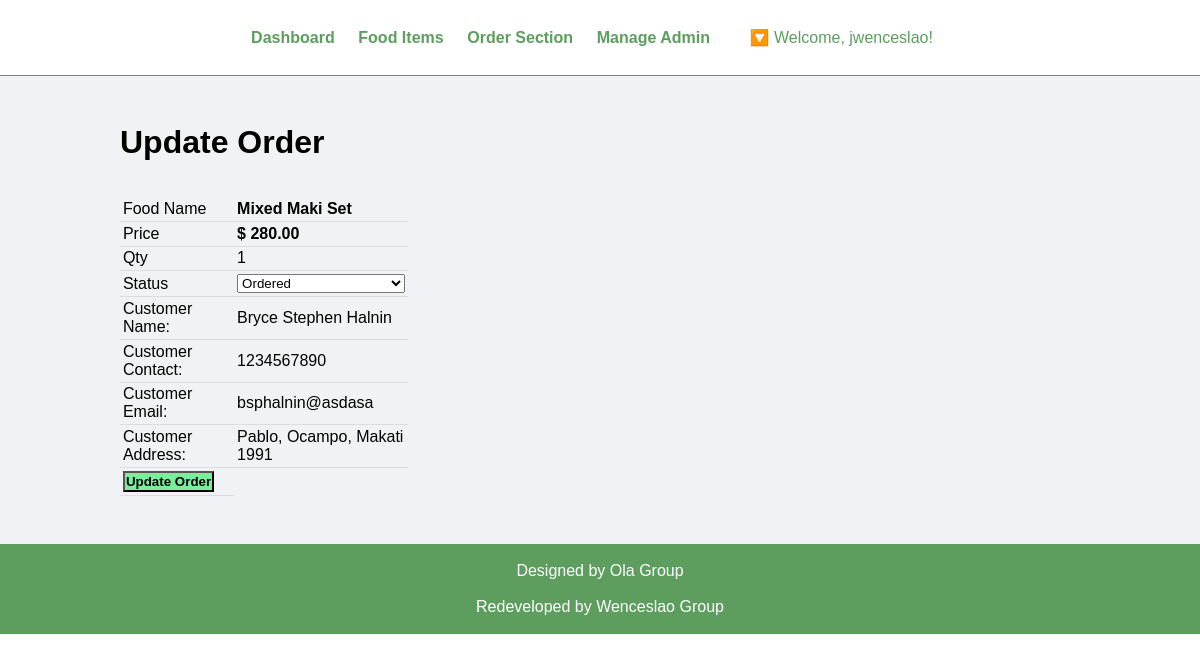
Before: /admin/update-order.php?id=38 (signed in) with the older database file.
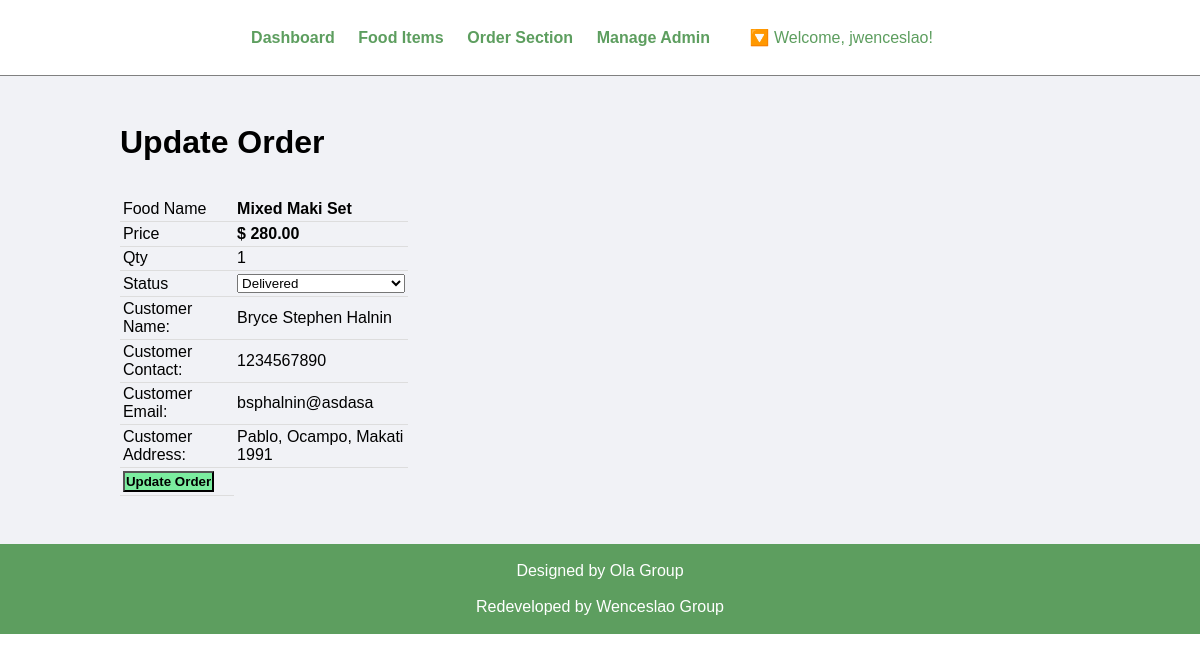
After: the same page with the newer database file.
### tables this page shows
CREATE TABLE `tbl_order` (
  `order_id` int(10) UNSIGNED NOT NULL,
  `order_food` varchar(150) NOT NULL,
  `order_price` decimal(10,2) NOT NULL,
  `order_qty` int(11) NOT NULL,
  `order_total` decimal(10,2) NOT NULL,
  `order_date` datetime NOT NULL,
  `order_status` varchar(50) NOT NULL,
  `order_custfname` varchar(255) NOT NULL,
  `order_custlname` varchar(255) NOT NULL,
  `customer_contact` varchar(20) NOT NULL,
  `customer_email` varchar(150) NOT NULL,
  `customer_address` varchar(255) NOT NULL
);

### admin/update-order.php (the view, shortened to what this page needs)
<?php include('partials/menu.php');
?>
<div class="main-content">
    <div class="wrapper">
        <h1>Update Order</h1>
        <br><br>
        <?php
            if(isset($_GET['id']))
            {
                $id=$_GET['id'];
                $sql = "SELECT * FROM tbl_order WHERE order_id=$id";
                $res = mysqli_query($db, $sql);
                $count = mysqli_num_rows($res);
                if($count==1)
                {
                    $row=mysqli_fetch_assoc($res);
                    $food = $row['order_food'];
                    $price = $row['order_price'];
                    $qty = $row['order_qty'];
                    $status = $row['order_status'];
                    $customer_name = $row['order_custfname'] ." ". $row['order_custlname'];
                    $customer_contact = $row['customer_contact'];
                    $customer_email = $row['customer_email'];
                    $customer_address= $row['customer_address'];
                }
                else
                {
                    header('location:'.SITEURL.'admin/manage-order.php');
                }
            }
            else
            {
                header('location:'.SITEURL.'admin/manage-order.php');
            }
        ?>
        <form action="" method="POST">
            <table class="tbl-30">
                <tr>
                    <td>Food Name</td>
                    <td><b> <?php echo $food; ?> </b></td>
                </tr>
                <tr>
                    <td>Price</td>
                    <td>
                        <b> $ <?php echo $price; ?></b>
                    </td>
                </tr>
                <tr>
                    <td>Qty</td>
                    <td>
                        <?php echo $qty; ?>
                    </td>
                </tr>
                <tr>
                    <td>Status</td>
                    <td>
                        <select name="status" style="width: 100%">
                            <option <?php if($status=="Ordered"){echo "selected";} ?> value="Ordered">Ordered</option>
                            <option <?php if($status=="Delivered"){echo "selected";} ?> value="Delivered">Delivered</option>
                        </select>
                    </td>
                </tr>
                <tr>
                    <td>Customer Name: </td>
                    <td>
                        <?php echo $customer_name; ?>
                    </td>
                </tr>
                <tr>
                    <td>Customer Contact: </td>
                    <td>
                        <?php echo $customer_contact; ?>
                    </td>
                </tr>
                <tr>
                    <td>Customer Email: </td>
                    <td>
                        <?php echo $customer_email; ?>
                    </td>
                </tr>
                <tr>
                    <td>Customer Address: </td>
                    <td>
                        <?php echo $customer_address; ?>
                    </td>
                </tr>
                <tr>
                    <td clospan="2">
                        <input type="submit" name="submit" value="Update Order" class="btn-secondary">
                    </td>
                </tr>
            </table>
        </form>
    </div>
</div>
<?php include('partials/footer.php'); ?>

Changed rows visible on the page:
changed tbl_order "Mixed Maki Set": status "Ordered" → "Delivered"
